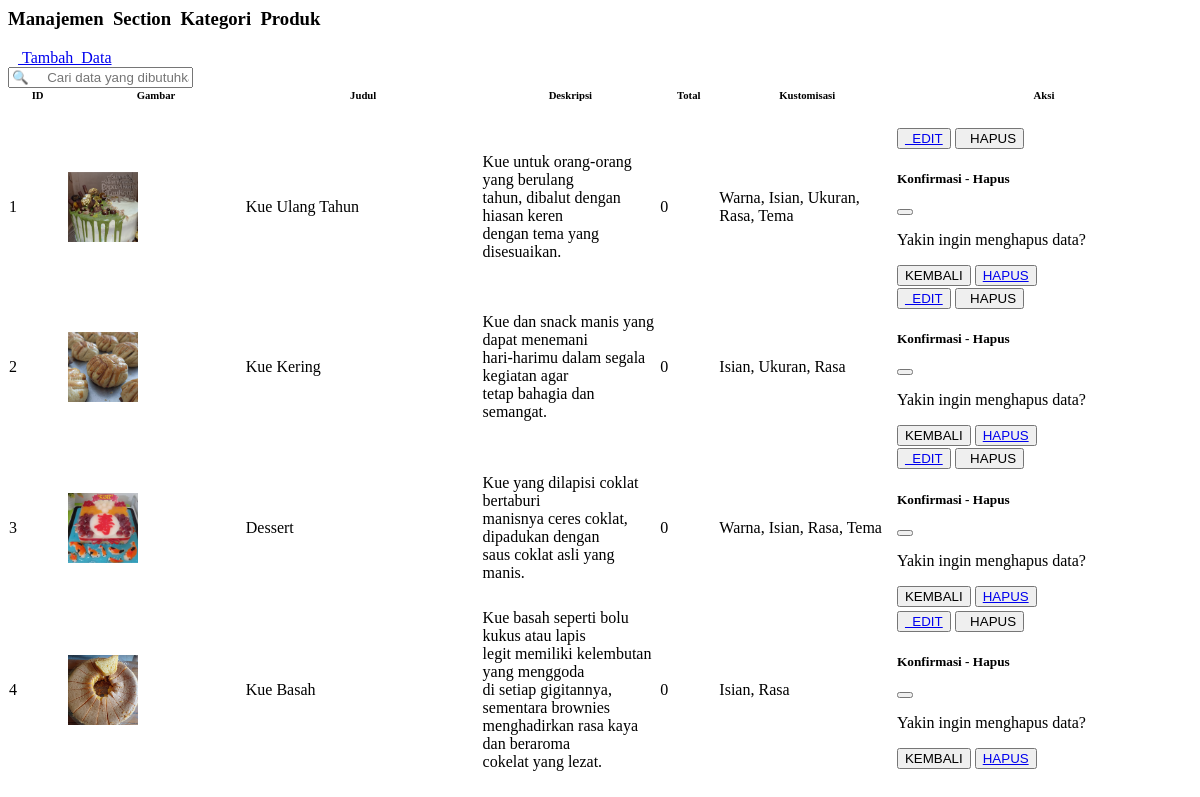
Page /web/produk_kami/produk_kami.php on the earlier database version.
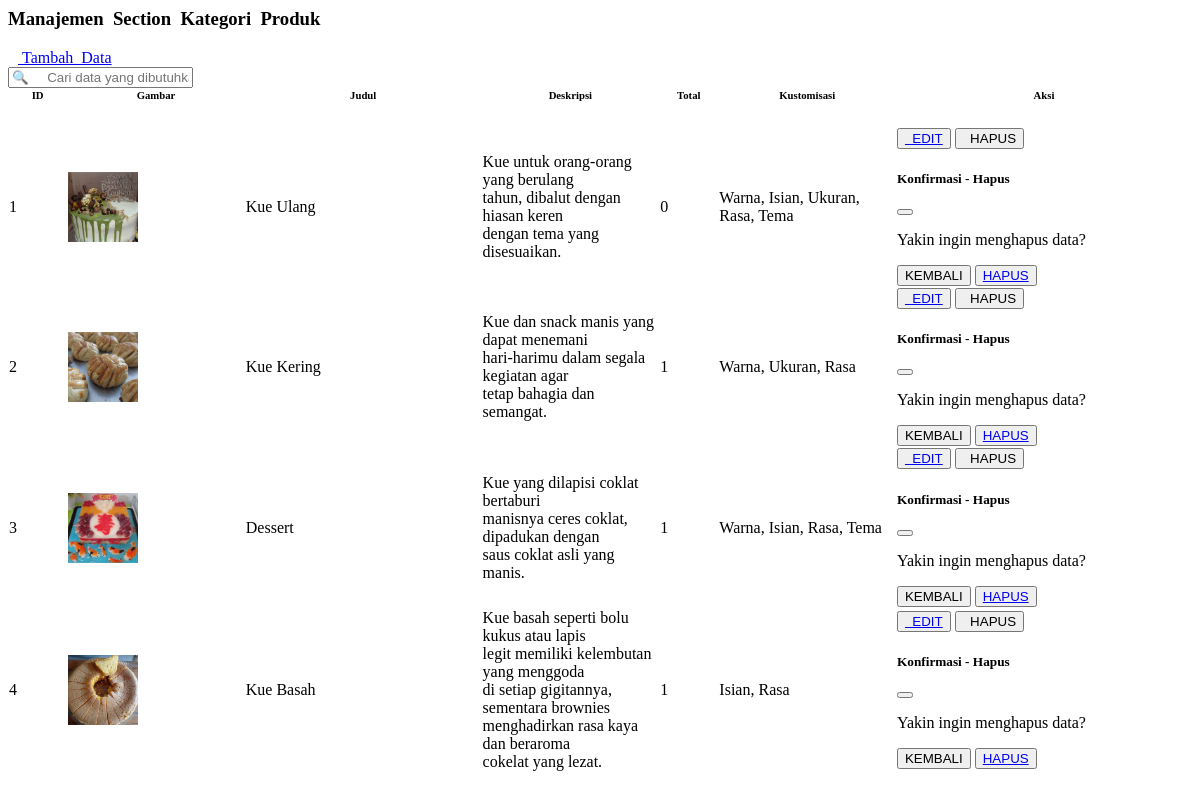
Same page on the later database version.
### tables this page shows
CREATE TABLE `produk_kami` (
  `id_produkkami` int(10) NOT NULL,
  `gambar_pk` varchar(255) NOT NULL,
  `judul_pk` varchar(80) NOT NULL,
  `deskripsi_pk` varchar(255) NOT NULL,
  `kustomisasi` varchar(255) NOT NULL
);

### web/produk_kami/produk_kami.php (the view, shortened to what the changed rows need)
<?php
$aksi = isset($_GET['aksi']) ? $_GET['aksi'] : "";
if ($aksi == "tambah") {
    include "produkkami_tambah.php";
} else if ($aksi == "edit") {
    include "produkkami_edit.php";
} else {
?>
    <div class="container-fluid">
        <div class="col-lg-12 d-flex align-items-stretch">
            <div class="card w-100">
                <div class="card-body p-4">
                    <div class="table-responsive-sm">
                        <table class="table text-nowrap mb-0 align-middle" width="100%" cellspacing="0">
                            <thead class="text-dark fs-4">
                                <tr>
                                    <th class="border-bottom-0 text-center" style="width: 5%">
                                        <h6 class="fw-semibold mb-0">ID</h6>
                                    </th>
                                    <th class="border-bottom-0" style="width: 15%">
                                        <h6 class="fw-semibold mb-0">Gambar</h6>
                                    </th>
                                    <th class="border-bottom-0" style="width: 20%">
                                        <h6 class="fw-semibold mb-0">Judul</h6>
                                    </th>
                                    <th class="border-bottom-0" style="width: 15%">
                                        <h6 class="fw-semibold mb-0">Deskripsi</h6>
                                    </th>
                                    <th class="border-bottom-0 " style="width: 5%">
                                        <h6 class="fw-semibold mb-0">Total</h6>
                                    </th>
                                    <th class="border-bottom-0" style="width:  15%">
                                        <h6 class="fw-semibold mb-0">Kustomisasi</h6>
                                    </th>
                                    <th class="border-bottom-0 text-center" style="width: 25%">
                                        <h6 class="fw-semibold mb-0">Aksi</h6>
                                    </th>
                                </tr>
                            </thead>
                            <tbody id="myTable">
                                <?php
                                $no = 1;
                                $sql = "SELECT *,(SELECT COUNT(id_produkkami) FROM produk_laris WHERE produk_laris.id_produkkami=produk_kami.id_produkkami) AS Total FROM produk_kami;";
                                $query = mysqli_query($con, $sql);
                                while ($row = mysqli_fetch_array($query)) {
                                    $link_edit = "admin_dashboard.php?section=produk_kami&aksi=edit&id=$row[id_produkkami]";
                                    $link_hapus = "./web/produk_kami/produkkami_delete.php?id=$row[id_produkkami]";
                                    $link_gambar = "./assets/images/inserted_img/$row[gambar_pk]";
                                ?>
                                    <tr>
                                        <td class="text-center">
                                            <?= $no; ?>
                                        </td>
                                        <td>
                                            <img src="<?= $link_gambar; ?>" class="zoom-hover" style='height: 70px; width: 70px; object-fit: cover'>
                                        </td>
                                        <td>
                                            <?= $row['judul_pk']; ?>
                                        </td>
                                        <td w>
                                            <?php $text = $row['deskripsi_pk'];
                                            $deskripsi = wordwrap($text, 40, "<br/>\n");
                                            echo $deskripsi;
                                            ?>
                                        </td>
                                        <td class="text-center">
                                            <?= $row['Total']; ?>
                                        </td>
                                        <td>
                                            <?= $row['kustomisasi'];
                                            ?>
                                        </td>
                                        <td class="text-center">
                                            <button type="button" class="btn btn-success">
                                                <a class="text-light" href="<?= $link_edit; ?>">
                                                    <i class="ti ti-edit"></i>&nbsp; EDIT
                                                </a>
                                            </button>
                                            <button type="button" class="btn btn-danger" data-bs-toggle="modal" data-bs-target="#hapuskategori<?= $row['id_produkkami']; ?>">
                                                <i class="ti ti-trash"></i>&nbsp; HAPUS
                                            </button>
                                            <div class="modal fade" id="hapuskategori<?= $row['id_produkkami']; ?>" tabindex="-1" aria-labelledby="hapuskategori" aria-hidden="true">
                                                <div class="modal-dialog">
                                                    <div class="modal-content">
                                                        <div class="modal-header">
                                                            <h5 class="modal-title" id="hapuskategori">Konfirmasi - Hapus</h5>
                                                            <button type="button" class="btn-close" data-bs-dismiss="modal" aria-label="Close"></button>
                                                        </div>
                                                        <div class="modal-body">
                                                            <p class="fs-5 fw-semibold">Yakin ingin menghapus data?</p>
                                                        </div>
                                                        <div class="modal-footer">
                                                            <button type="button" class="btn btn-secondary" data-bs-dismiss="modal">KEMBALI</button>
                                                            <button type="button" class="btn btn-danger">
                                                                <a class="text-light" href="<?= $link_hapus; ?>">
                                                                    HAPUS
                                                                </a>
                                                            </button>
                                                        </div>
                                                    </div>
                                                </div>
                                            </div>
                                        </td>
                                    </tr>
                                <?php
                                    $no++;
                                }
                                ?>
                            </tbody>
                        </table>
                    </div>
                </div>
            </div>
        </div>
    </div>
<?php
}
?>

Differences in the rows shown:
changed produk_kami "Warna, Isian, Ukuran, Rasa, Tema": judul_pk "Kue Ulang Tahun" → "Kue Ulang"
changed produk_kami "Kue Kering": Total "0" → "1"; kustomisasi "Isian, Ukuran, Rasa" → "Warna, Ukuran, Rasa"
computed for produk_kami "Dessert": Total "0" → "1"
computed for produk_kami "Kue Basah": Total "0" → "1"
